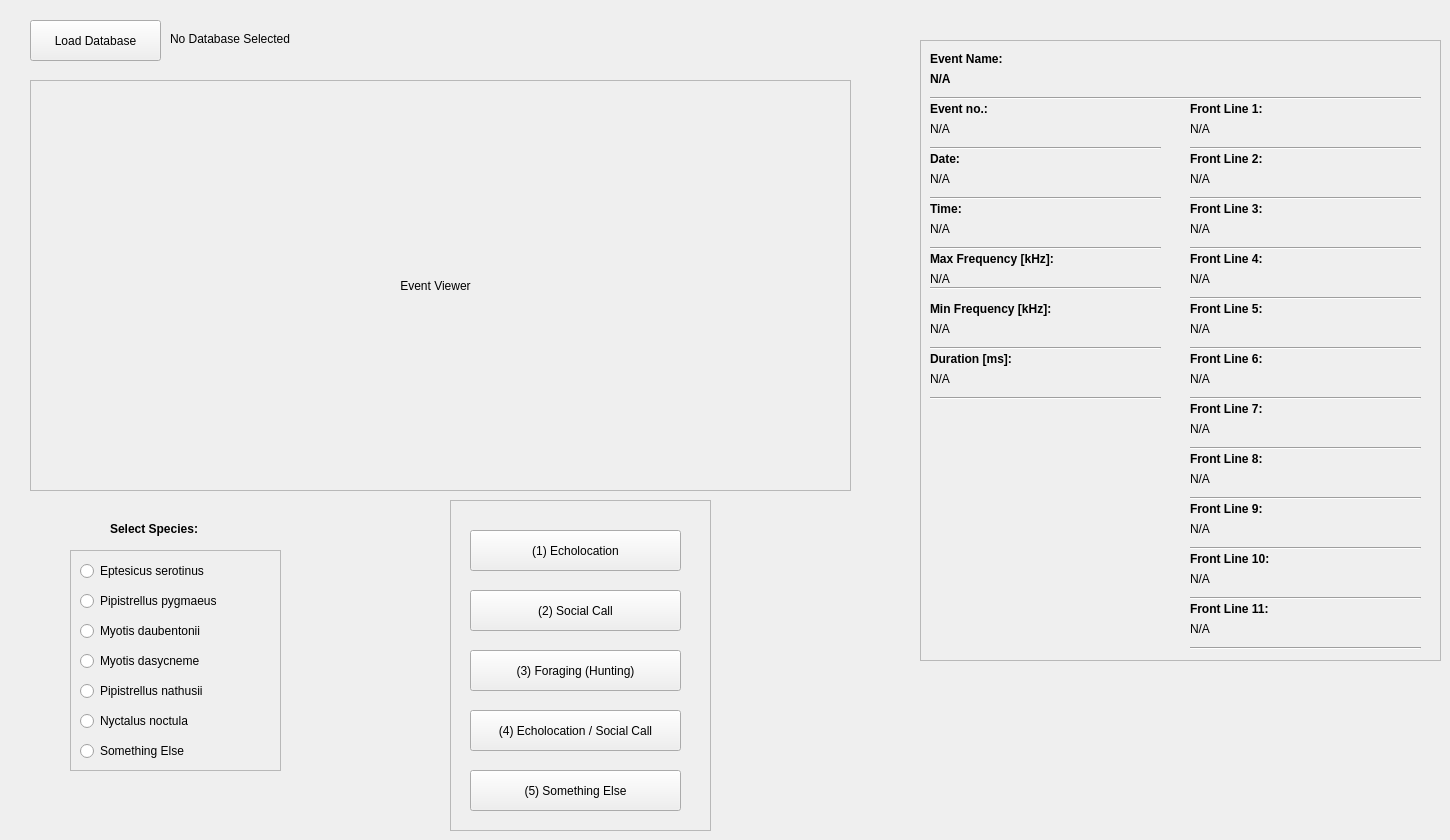
    <widget class="QWidget" name="tab_label_call">
     <attribute name="title">
      <string>Label Call</string>
     </attribute>
     <widget class="QFrame" name="frame_eventview_action">
      <property name="geometry">
       <rect>
        <x>30</x>
        <y>80</y>
        <width>821</width>
        <height>411</height>
       </rect>
      </property>
      <property name="frameShape">
       <enum>QFrame::StyledPanel</enum>
      </property>
      <property name="frameShadow">
       <enum>QFrame::Raised</enum>
      </property>
      <widget class="QLabel" name="label_imageshow_action">
       <property name="geometry">
        <rect>
         <x>10</x>
         <y>10</y>
         <width>791</width>
         <height>391</height>
        </rect>
       </property>
       <property name="text">
        <string>Event Viewer</string>
       </property>
       <property name="alignment">
        <set>Qt::AlignCenter</set>
       </property>
      </widget>
     </widget>
     <widget class="QFrame" name="frame">
      <property name="geometry">
       <rect>
        <x>70</x>
        <y>550</y>
        <width>211</width>
        <height>221</height>
       </rect>
      </property>
      <property name="frameShape">
       <enum>QFrame::StyledPanel</enum>
      </property>
      <property name="frameShadow">
       <enum>QFrame::Raised</enum>
      </property>
      <widget class="QRadioButton" name="radioButton">
       <property name="geometry">
        <rect>
         <x>10</x>
         <y>10</y>
         <width>191</width>
         <height>22</height>
        </rect>
       </property>
       <property name="text">
        <string>Eptesicus serotinus</string>
       </property>
      </widget>
      <widget class="QRadioButton" name="radioButton_2">
       <property name="geometry">
        <rect>
         <x>10</x>
         <y>40</y>
         <width>191</width>
         <height>22</height>
        </rect>
       </property>
       <property name="text">
        <string>Pipistrellus pygmaeus</string>
       </property>
      </widget>
      <widget class="QRadioButton" name="radioButton_3">
       <property name="geometry">
        <rect>
         <x>10</x>
         <y>70</y>
         <width>191</width>
         <height>22</height>
        </rect>
       </property>
       <property name="text">
        <string>Myotis daubentonii</string>
       </property>
      </widget>
      <widget class="QRadioButton" name="radioButton_4">
       <property name="geometry">
        <rect>
         <x>10</x>
         <y>100</y>
         <width>191</width>
         <height>22</height>
        </rect>
       </property>
       <property name="text">
        <string>Myotis dasycneme</string>
       </property>
      </widget>
      <widget class="QRadioButton" name="radioButton_5">
       <property name="geometry">
        <rect>
         <x>10</x>
         <y>160</y>
         <width>191</width>
         <height>22</height>
        </rect>
       </property>
       <property name="text">
        <string>Nyctalus noctula</string>
       </property>
      </widget>
      <widget class="QRadioButton" name="radioButton_6">
       <property name="geometry">
        <rect>
         <x>10</x>
         <y>130</y>
         <width>191</width>
         <height>22</height>
        </rect>
       </property>
       <property name="text">
        <string>Pipistrellus nathusii</string>
       </property>
      </widget>
      <widget class="QRadioButton" name="radioButton_7">
       <property name="geometry">
        <rect>
         <x>10</x>
         <y>190</y>
         <width>191</width>
         <height>22</height>
        </rect>
       </property>
       <property name="text">
        <string>Something Else</string>
       </property>
      </widget>
     </widget>
     <widget class="QLabel" name="label_ConstSelectSpecies">
      <property name="geometry">
       <rect>
        <x>110</x>
        <y>520</y>
        <width>121</width>
        <height>17</height>
       </rect>
      </property>
      <property name="font">
       <font>
        <weight>75</weight>
        <bold>true</bold>
       </font>
      </property>
      <property name="text">
       <string>Select Species:</string>
      </property>
     </widget>
     <widget class="QFrame" name="frame_2">
      <property name="geometry">
       <rect>
        <x>450</x>
        <y>500</y>
        <width>261</width>
        <height>331</height>
       </rect>
      </property>
      <property name="frameShape">
       <enum>QFrame::StyledPanel</enum>
      </property>
      <property name="frameShadow">
       <enum>QFrame::Raised</enum>
      </property>
      <widget class="QPushButton" name="pushButton">
       <property name="geometry">
        <rect>
         <x>20</x>
         <y>30</y>
         <width>211</width>
         <height>41</height>
        </rect>
       </property>
       <property name="text">
        <string>(1) Echolocation</string>
       </property>
      </widget>
      <widget class="QPushButton" name="pushButton_2">
       <property name="geometry">
        <rect>
         <x>20</x>
         <y>90</y>
         <width>211</width>
         <height>41</height>
        </rect>
       </property>
       <property name="text">
        <string>(2) Social Call</string>
       </property>
      </widget>
      <widget class="QPushButton" name="pushButton_3">
       <property name="geometry">
        <rect>
         <x>20</x>
         <y>150</y>
         <width>211</width>
         <height>41</height>
        </rect>
       </property>
       <property name="text">
        <string>(3) Foraging (Hunting)</string>
       </property>
      </widget>
      <widget class="QPushButton" name="pushButton_4">
       <property name="geometry">
        <rect>
         <x>20</x>
         <y>210</y>
         <width>211</width>
         <height>41</height>
        </rect>
       </property>
       <property name="text">
        <string>(4) Echolocation / Social Call</string>
       </property>
      </widget>
      <widget class="QPushButton" name="pushButton_5">
       <property name="geometry">
        <rect>
         <x>20</x>
         <y>270</y>
         <width>211</width>
         <height>41</height>
        </rect>
       </property>
       <property name="text">
        <string>(5) Something Else</string>
       </property>
      </widget>
     </widget>
     <widget class="QFrame" name="frame_status_2">
      <property name="geometry">
       <rect>
        <x>920</x>
        <y>40</y>
        <width>521</width>
        <height>621</height>
       </rect>
      </property>
      <property name="frameShape">
       <enum>QFrame::StyledPanel</enum>
      </property>
      <property name="frameShadow">
       <enum>QFrame::Raised</enum>
      </property>
      <widget class="QLabel" name="label_ConstEventName_2">
       <property name="geometry">
        <rect>
         <x>10</x>
         <y>10</y>
         <width>241</width>
         <height>17</height>
        </rect>
       </property>
       <property name="font">
        <font>
         <weight>75</weight>
         <bold>true</bold>
        </font>
       </property>
       <property name="text">
        <string>Event Name:</string>
       </property>
      </widget>
      <widget class="Line" name="line_22">
       <property name="geometry">
        <rect>
         <x>10</x>
         <y>50</y>
         <width>491</width>
         <height>16</height>
        </rect>
       </property>
       <property name="orientation">
        <enum>Qt::Horizontal</enum>
       </property>
      </widget>
      <widget class="QLabel" name="label_ConstEventNo_2">
       <property name="geometry">
        <rect>
         <x>10</x>
         <y>60</y>
         <width>241</width>
         <height>17</height>
        </rect>
       </property>
       <property name="font">
        <font>
         <weight>75</weight>
         <bold>true</bold>
        </font>
       </property>
       <property name="text">
        <string>Event no.:</string>
       </property>
      </widget>
      <widget class="Line" name="line_23">
       <property name="geometry">
        <rect>
         <x>10</x>
         <y>100</y>
         <width>231</width>
         <height>16</height>
        </rect>
       </property>
       <property name="orientation">
        <enum>Qt::Horizontal</enum>
       </property>
      </widget>
      <widget class="QLabel" name="label_ConstDate_2">
       <property name="geometry">
        <rect>
         <x>10</x>
         <y>110</y>
         <width>241</width>
         <height>17</height>
        </rect>
       </property>
       <property name="font">
        <font>
         <weight>75</weight>
         <bold>true</bold>
        </font>
       </property>
       <property name="text">
        <string>Date:</string>
       </property>
      </widget>
      <widget class="Line" name="line_24">
       <property name="geometry">
        <rect>
         <x>10</x>
         <y>150</y>
         <width>231</width>
         <height>16</height>
        </rect>
       </property>
       <property name="orientation">
        <enum>Qt::Horizontal</enum>
       </property>
      </widget>
      <widget class="QLabel" name="label_EventName_2">
       <property name="geometry">
        <rect>
         <x>10</x>
         <y>30</y>
         <width>281</width>
         <height>17</height>
        </rect>
       </property>
       <property name="font">
        <font>
         <pointsize>9</pointsize>
         <weight>75</weight>
         <bold>true</bold>
        </font>
       </property>
       <property name="text">
        <string>N/A</string>
       </property>
      </widget>
      <widget class="QLabel" name="label_EventNo_2">
       <property name="geometry">
        <rect>
         <x>10</x>
         <y>80</y>
         <width>231</width>
         <height>17</height>
        </rect>
       </property>
       <property name="text">
        <string>N/A</string>
       </property>
      </widget>
      <widget class="QLabel" name="label_Date_2">
       <property name="geometry">
        <rect>
         <x>10</x>
         <y>130</y>
         <width>231</width>
         <height>17</height>
        </rect>
       </property>
       <property name="text">
        <string>N/A</string>
       </property>
      </widget>
      <widget class="Line" name="line_25">
       <property name="geometry">
        <rect>
         <x>10</x>
         <y>300</y>
         <width>231</width>
         <height>16</height>
        </rect>
       </property>
       <property name="orientation">
        <enum>Qt::Horizontal</enum>
       </property>
      </widget>
      <widget class="QLabel" name="label_maxFreq_2">
       <property name="geometry">
        <rect>
         <x>10</x>
         <y>230</y>
         <width>231</width>
         <height>17</height>
        </rect>
       </property>
       <property name="text">
        <string>N/A</string>
       </property>
      </widget>
      <widget class="QLabel" name="label_ConstMaxFreq_2">
       <property name="geometry">
        <rect>
         <x>10</x>
         <y>210</y>
         <width>241</width>
         <height>17</height>
        </rect>
       </property>
       <property name="font">
        <font>
         <weight>75</weight>
         <bold>true</bold>
        </font>
       </property>
       <property name="text">
        <string>Max Frequency [kHz]:</string>
       </property>
      </widget>
      <widget class="QLabel" name="label_MinFreq_2">
       <property name="geometry">
        <rect>
         <x>10</x>
         <y>280</y>
         <width>231</width>
         <height>17</height>
        </rect>
       </property>
       <property name="text">
        <string>N/A</string>
       </property>
      </widget>
      <widget class="Line" name="line_26">
       <property name="geometry">
        <rect>
         <x>10</x>
         <y>240</y>
         <width>231</width>
         <height>16</height>
        </rect>
       </property>
       <property name="orientation">
        <enum>Qt::Horizontal</enum>
       </property>
      </widget>
      <widget class="QLabel" name="label_ConstMinFreq_2">
       <property name="geometry">
        <rect>
         <x>10</x>
         <y>260</y>
         <width>241</width>
         <height>17</height>
        </rect>
       </property>
       <property name="font">
        <font>
         <weight>75</weight>
         <bold>true</bold>
        </font>
       </property>
       <property name="text">
        <string>Min Frequency [kHz]:</string>
       </property>
      </widget>
      <widget class="QLabel" name="label_ConstDuration_2">
       <property name="geometry">
        <rect>
         <x>10</x>
         <y>310</y>
         <width>241</width>
         <height>17</height>
        </rect>
       </property>
       <property name="font">
        <font>
         <weight>75</weight>
         <bold>true</bold>
        </font>
       </property>
       <property name="text">
        <string>Duration [ms]:</string>
       </property>
      </widget>
      <widget class="Line" name="line_27">
       <property name="geometry">
        <rect>
         <x>10</x>
         <y>350</y>
         <width>231</width>
         <height>16</height>
        </rect>
       </property>
       <property name="orientation">
        <enum>Qt::Horizontal</enum>
       </property>
      </widget>
      <widget class="QLabel" name="label_Duration_2">
       <property name="geometry">
        <rect>
         <x>10</x>
         <y>330</y>
         <width>231</width>
         <height>17</height>
        </rect>
       </property>
       <property name="text">
        <string>N/A</string>
       </property>
      </widget>
      <widget class="QLabel" name="label_ConstFrontLine_12">
       <property name="geometry">
        <rect>
         <x>270</x>
         <y>60</y>
         <width>241</width>
         <height>17</height>
        </rect>
       </property>
       <property name="font">
        <font>
         <weight>75</weight>
         <bold>true</bold>
        </font>
       </property>
       <property name="text">
        <string>Front Line 1:</string>
       </property>
      </widget>
      <widget class="Line" name="line_28">
       <property name="geometry">
        <rect>
         <x>270</x>
         <y>100</y>
         <width>231</width>
         <height>16</height>
        </rect>
       </property>
       <property name="orientation">
        <enum>Qt::Horizontal</enum>
       </property>
      </widget>
      <widget class="QLabel" name="label_FrontLine_12">
       <property name="geometry">
        <rect>
         <x>270</x>
         <y>80</y>
         <width>231</width>
         <height>17</height>
        </rect>
       </property>
       <property name="text">
        <string>N/A</string>
       </property>
      </widget>
      <widget class="QLabel" name="label_ConstFrontLine_13">
       <property name="geometry">
        <rect>
         <x>270</x>
         <y>110</y>
         <width>241</width>
         <height>17</height>
        </rect>
       </property>
       <property name="font">
        <font>
         <weight>75</weight>
         <bold>true</bold>
        </font>
       </property>
       <property name="text">
        <string>Front Line 2:</string>
       </property>
      </widget>
      <widget class="Line" name="line_29">
       <property name="geometry">
        <rect>
         <x>270</x>
         <y>150</y>
         <width>231</width>
         <height>16</height>
        </rect>
       </property>
       <property name="orientation">
        <enum>Qt::Horizontal</enum>
       </property>
      </widget>
      <widget class="QLabel" name="label_FrontLine_13">
       <property name="geometry">
        <rect>
         <x>270</x>
         <y>130</y>
         <width>231</width>
         <height>17</height>
        </rect>
       </property>
       <property name="text">
        <string>N/A</string>
       </property>
      </widget>
      <widget class="QLabel" name="label_ConstFrontLine_14">
       <property name="geometry">
        <rect>
         <x>270</x>
         <y>160</y>
         <width>241</width>
         <height>17</height>
        </rect>
       </property>
       <property name="font">
        <font>
         <weight>75</weight>
         <bold>true</bold>
        </font>
       </property>
       <property name="text">
        <string>Front Line 3:</string>
       </property>
      </widget>
      <widget class="Line" name="line_30">
       <property name="geometry">
        <rect>
         <x>270</x>
         <y>200</y>
         <width>231</width>
         <height>16</height>
        </rect>
       </property>
       <property name="orientation">
        <enum>Qt::Horizontal</enum>
       </property>
      </widget>
      <widget class="QLabel" name="label_FrontLine_14">
       <property name="geometry">
        <rect>
         <x>270</x>
         <y>180</y>
         <width>231</width>
         <height>17</height>
        </rect>
       </property>
       <property name="text">
        <string>N/A</string>
       </property>
      </widget>
      <widget class="QLabel" name="label_ConstFrontLine_15">
       <property name="geometry">
        <rect>
         <x>270</x>
         <y>210</y>
         <width>241</width>
         <height>17</height>
        </rect>
       </property>
       <property name="font">
        <font>
         <weight>75</weight>
         <bold>true</bold>
        </font>
       </property>
       <property name="text">
        <string>Front Line 4:</string>
       </property>
      </widget>
      <widget class="Line" name="line_31">
       <property name="geometry">
        <rect>
         <x>270</x>
         <y>250</y>
         <width>231</width>
         <height>16</height>
        </rect>
       </property>
       <property name="orientation">
        <enum>Qt::Horizontal</enum>
       </property>
      </widget>
      <widget class="QLabel" name="label_FrontLine_15">
       <property name="geometry">
        <rect>
         <x>270</x>
         <y>230</y>
         <width>231</width>
         <height>17</height>
        </rect>
       </property>
       <property name="text">
        <string>N/A</string>
       </property>
      </widget>
      <widget class="QLabel" name="label_ConstFrontLine_16">
       <property name="geometry">
        <rect>
         <x>270</x>
         <y>260</y>
         <width>241</width>
         <height>17</height>
        </rect>
       </property>
       <property name="font">
        <font>
         <weight>75</weight>
         <bold>true</bold>
        </font>
       </property>
       <property name="text">
        <string>Front Line 5:</string>
       </property>
      </widget>
      <widget class="Line" name="line_32">
       <property name="geometry">
        <rect>
         <x>270</x>
         <y>300</y>
         <width>231</width>
         <height>16</height>
        </rect>
       </property>
       <property name="orientation">
        <enum>Qt::Horizontal</enum>
       </property>
      </widget>
      <widget class="QLabel" name="label_FrontLine_16">
       <property name="geometry">
        <rect>
         <x>270</x>
         <y>280</y>
         <width>231</width>
         <height>17</height>
        </rect>
       </property>
       <property name="text">
        <string>N/A</string>
       </property>
      </widget>
      <widget class="QLabel" name="label_ConstFrontLine_17">
       <property name="geometry">
        <rect>
         <x>270</x>
         <y>310</y>
         <width>241</width>
         <height>17</height>
        </rect>
       </property>
       <property name="font">
        <font>
         <weight>75</weight>
         <bold>true</bold>
        </font>
       </property>
       <property name="text">
        <string>Front Line 6:</string>
       </property>
      </widget>
      <widget class="Line" name="line_33">
       <property name="geometry">
        <rect>
         <x>270</x>
         <y>350</y>
         <width>231</width>
         <height>16</height>
        </rect>
       </property>
       <property name="orientation">
        <enum>Qt::Horizontal</enum>
       </property>
      </widget>
      <widget class="QLabel" name="label_FrontLine_17">
       <property name="geometry">
        <rect>
         <x>270</x>
         <y>330</y>
         <width>231</width>
         <height>17</height>
        </rect>
       </property>
       <property name="text">
        <string>N/A</string>
       </property>
      </widget>
      <widget class="QLabel" name="label_ConstFrontLine_18">
       <property name="geometry">
        <rect>
         <x>270</x>
         <y>360</y>
         <width>241</width>
         <height>17</height>
        </rect>
       </property>
       <property name="font">
        <font>
         <weight>75</weight>
         <bold>true</bold>
        </font>
       </property>
       <property name="text">
        <string>Front Line 7:</string>
       </property>
      </widget>
      <widget class="Line" name="line_34">
       <property name="geometry">
        <rect>
         <x>270</x>
         <y>400</y>
         <width>231</width>
         <height>16</height>
        </rect>
       </property>
       <property name="orientation">
        <enum>Qt::Horizontal</enum>
       </property>
      </widget>
      <widget class="QLabel" name="label_FrontLine_18">
       <property name="geometry">
        <rect>
         <x>270</x>
         <y>380</y>
         <width>231</width>
         <height>17</height>
        </rect>
       </property>
       <property name="text">
        <string>N/A</string>
       </property>
      </widget>
      <widget class="QLabel" name="label_ConstFrontLine_19">
       <property name="geometry">
        <rect>
         <x>270</x>
         <y>410</y>
         <width>241</width>
         <height>17</height>
        </rect>
       </property>
       <property name="font">
        <font>
         <weight>75</weight>
         <bold>true</bold>
        </font>
       </property>
       <property name="text">
        <string>Front Line 8:</string>
       </property>
      </widget>
      <widget class="Line" name="line_35">
       <property name="geometry">
        <rect>
         <x>270</x>
         <y>450</y>
         <width>231</width>
         <height>16</height>
        </rect>
       </property>
       <property name="orientation">
        <enum>Qt::Horizontal</enum>
       </property>
      </widget>
      <widget class="QLabel" name="label_FrontLine_19">
       <property name="geometry">
        <rect>
         <x>270</x>
         <y>430</y>
         <width>231</width>
         <height>17</height>
        </rect>
       </property>
       <property name="text">
        <string>N/A</string>
       </property>
      </widget>
      <widget class="QLabel" name="label_ConstFrontLine_20">
       <property name="geometry">
        <rect>
         <x>270</x>
         <y>460</y>
         <width>241</width>
         <height>17</height>
        </rect>
       </property>
       <property name="font">
        <font>
         <weight>75</weight>
         <bold>true</bold>
        </font>
       </property>
       <property name="text">
        <string>Front Line 9:</string>
       </property>
      </widget>
      <widget class="Line" name="line_36">
       <property name="geometry">
        <rect>
         <x>270</x>
         <y>500</y>
         <width>231</width>
         <height>16</height>
        </rect>
       </property>
       <property name="orientation">
        <enum>Qt::Horizontal</enum>
       </property>
      </widget>
      <widget class="QLabel" name="label_FrontLine_20">
       <property name="geometry">
        <rect>
         <x>270</x>
         <y>480</y>
         <width>231</width>
         <height>17</height>
        </rect>
       </property>
       <property name="text">
        <string>N/A</string>
       </property>
      </widget>
      <widget class="QLabel" name="label_ConstFrontLine_21">
       <property name="geometry">
        <rect>
         <x>270</x>
         <y>510</y>
         <width>241</width>
         <height>17</height>
        </rect>
       </property>
       <property name="font">
        <font>
         <weight>75</weight>
         <bold>true</bold>
        </font>
       </property>
       <property name="text">
        <string>Front Line 10:</string>
       </property>
      </widget>
      <widget class="Line" name="line_37">
       <property name="geometry">
        <rect>
         <x>270</x>
         <y>550</y>
         <width>231</width>
         <height>16</height>
        </rect>
       </property>
       <property name="orientation">
        <enum>Qt::Horizontal</enum>
       </property>
      </widget>
      <widget class="QLabel" name="label_FrontLine_21">
       <property name="geometry">
        <rect>
         <x>270</x>
         <y>530</y>
         <width>231</width>
         <height>17</height>
        </rect>
       </property>
       <property name="text">
        <string>N/A</string>
       </property>
      </widget>
      <widget class="QLabel" name="label_ConstTime_2">
       <property name="geometry">
        <rect>
         <x>10</x>
         <y>160</y>
         <width>66</width>
         <height>17</height>
        </rect>
       </property>
       <property name="font">
        <font>
         <weight>75</weight>
         <bold>true</bold>
        </font>
       </property>
       <property name="text">
        <string>Time:</string>
       </property>
      </widget>
      <widget class="Line" name="line_38">
       <property name="geometry">
        <rect>
         <x>10</x>
         <y>200</y>
         <width>231</width>
         <height>16</height>
        </rect>
       </property>
       <property name="orientation">
        <enum>Qt::Horizontal</enum>
       </property>
      </widget>
      <widget class="QLabel" name="label_time_2">
       <property name="geometry">
        <rect>
         <x>10</x>
         <y>180</y>
         <width>231</width>
         <height>17</height>
        </rect>
       </property>
       <property name="text">
        <string>N/A</string>
       </property>
      </widget>
      <widget class="QLabel" name="label_ConstFrontLine_22">
       <property name="geometry">
        <rect>
         <x>270</x>
         <y>560</y>
         <width>241</width>
         <height>17</height>
        </rect>
       </property>
       <property name="font">
        <font>
         <weight>75</weight>
         <bold>true</bold>
        </font>
       </property>
       <property name="text">
        <string>Front Line 11:</string>
       </property>
      </widget>
      <widget class="QLabel" name="label_FrontLine_22">
       <property name="geometry">
        <rect>
         <x>270</x>
         <y>580</y>
         <width>231</width>
         <height>17</height>
        </rect>
       </property>
       <property name="text">
        <string>N/A</string>
       </property>
      </widget>
      <widget class="Line" name="line_39">
       <property name="geometry">
        <rect>
         <x>270</x>
         <y>600</y>
         <width>231</width>
         <height>16</height>
        </rect>
       </property>
       <property name="orientation">
        <enum>Qt::Horizontal</enum>
       </property>
      </widget>
     </widget>
     <widget class="QLabel" name="label_database_name_labelCall">
      <property name="geometry">
       <rect>
        <x>170</x>
        <y>30</y>
        <width>611</width>
        <height>17</height>
       </rect>
      </property>
      <property name="text">
       <string>No Database Selected</string>
      </property>
     </widget>
     <widget class="QPushButton" name="button_loaddatabase_labelCall">
      <property name="geometry">
       <rect>
        <x>30</x>
        <y>20</y>
        <width>131</width>
        <height>41</height>
       </rect>
      </property>
      <property name="text">
       <string>Load Database</string>
      </property>
     </widget>
    </widget>
